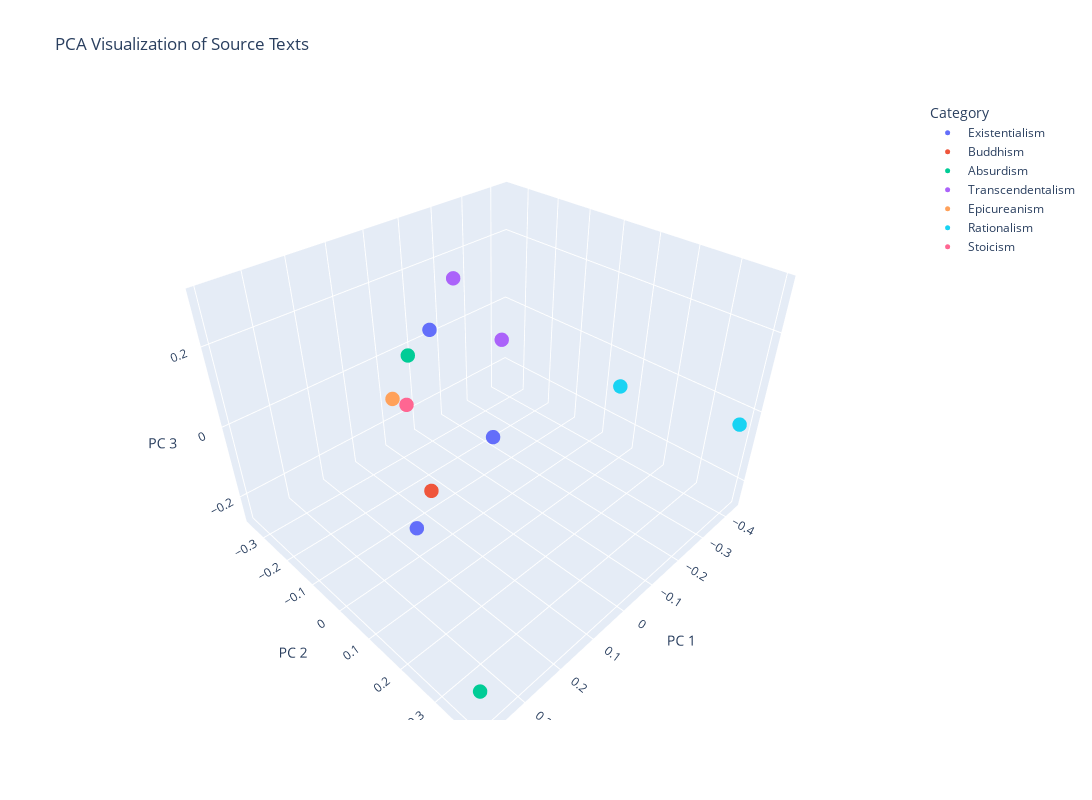

The cell this chart's notebook holds for it:
### Code cell
def plot_pca_3d(data, filename_to_category, title="PCA 3D Plot"):
    """
    Conducts PCA on a list of tensor vectors and plots the result in a 3D interactive chart.
    
    Args:
        data (dict): A dictionary with 'filename: tensor' pairs.
        filename_to_category (dict): A dictionary mapping filenames to categories (labels).
        title (str): The title of the plot.
    """
    # Aggregate tensors and metadata
    filenames = []
    categories = []
    tensors = []
    
    for filename, tensor in data.items():
        filenames.append(filename)
        categories.append(filename_to_category[filename])
        tensors.append(tensor.numpy())  # Convert to NumPy array for PCA

    # Stack tensors into a matrix for PCA
    tensor_matrix = np.stack(tensors)  # Shape: [num_files, 384]

    # Perform PCA to reduce dimensions to 3
    pca = PCA(n_components=3)
    pca_result = pca.fit_transform(tensor_matrix)  # Shape: [num_files, 3]

    # Create a DataFrame for plotting
    import pandas as pd
    plot_data = pd.DataFrame({
        'PC1': pca_result[:, 0],
        'PC2': pca_result[:, 1],
        'PC3': pca_result[:, 2],
        'Filename': filenames,
        'Category': categories
    })

    # Plot using Plotly for interactivity
    fig = px.scatter_3d(
        plot_data,
        x='PC1',
        y='PC2',
        z='PC3',
        color='Category',  # Color by category
        hover_name='Filename',  # Show filename on hover
        title=title
    )
    
    fig.update_traces(marker=dict(size=5))  # Adjust marker size
    fig.update_layout(
        scene=dict(
            xaxis_title='PC 1',
            yaxis_title='PC 2',
            zaxis_title='PC 3'
        ),
        width=1200,  # Set plot width
        height=800   # Set plot height
    )

    fig.show()


plot_pca_3d(data, filename_to_category, title="PCA Visualization of Source Texts")

### Figure 1 — Plotly figure (JSON) as saved in the notebook; plotly's stock layout.template omitted (floating-point values rounded to 4 significant figures)
{"data": [{"hovertemplate": "<b>%{hovertext}</b><br><br>Category=Existentialism<br>PC1=%{x}<br>PC2=%{y}<br>PC3=%{z}<extra></extra>", "hovertext": ["gpt_beauvoir.txt", "gpt_kierkegaard.txt", "gpt_nietzsche.txt"], "legendgroup": "Existentialism", "marker": {"color": "#636efa", "size": 5, "symbol": "circle"}, "mode": "markers", "name": "Existentialism", "scene": "scene", "showlegend": true, "type": "scatter3d", "x": [0.1607, 0.1848, -0.00341], "y": [0.03228, -0.02295, 0.02921], "z": [0.2995, -0.2162, -0.0343]}, {"hovertemplate": "<b>%{hovertext}</b><br><br>Category=Buddhism<br>PC1=%{x}<br>PC2=%{y}<br>PC3=%{z}<extra></extra>", "hovertext": ["gpt_buddhism.txt"], "legendgroup": "Buddhism", "marker": {"color": "#EF553B", "size": 5, "symbol": "circle"}, "mode": "markers", "name": "Buddhism", "scene": "scene", "showlegend": true, "type": "scatter3d", "x": [0.04837], "y": [-0.1339], "z": [-0.2599]}, {"hovertemplate": "<b>%{hovertext}</b><br><br>Category=Absurdism<br>PC1=%{x}<br>PC2=%{y}<br>PC3=%{z}<extra></extra>", "hovertext": ["gpt_camus.txt", "gpt_kafka.txt"], "legendgroup": "Absurdism", "marker": {"color": "#00cc96", "size": 5, "symbol": "circle"}, "mode": "markers", "name": "Absurdism", "scene": "scene", "showlegend": true, "type": "scatter3d", "x": [0.2568, 0.3909], "y": [0.08872, 0.3938], "z": [0.3105, -0.1734]}, {"hovertemplate": "<b>%{hovertext}</b><br><br>Category=Transcendentalism<br>PC1=%{x}<br>PC2=%{y}<br>PC3=%{z}<extra></extra>", "hovertext": ["gpt_emerson.txt", "gpt_thoreau.txt"], "legendgroup": "Transcendentalism", "marker": {"color": "#ab63fa", "size": 5, "symbol": "circle"}, "mode": "markers", "name": "Transcendentalism", "scene": "scene", "showlegend": true, "type": "scatter3d", "x": [-0.1561, -0.08616], "y": [-0.09574, -0.1777], "z": [0.09807, 0.2484]}, {"hovertemplate": "<b>%{hovertext}</b><br><br>Category=Epicureanism<br>PC1=%{x}<br>PC2=%{y}<br>PC3=%{z}<extra></extra>", "hovertext": ["gpt_epicureanism.txt"], "legendgroup": "Epicureanism", "marker": {"color": "#FFA15A", "size": 5, "symbol": "circle"}, "mode": "markers", "name": "Epicureanism", "scene": "scene", "showlegend": true, "type": "scatter3d", "x": [-0.01861], "y": [-0.3529], "z": [-0.1252]}, {"hovertemplate": "<b>%{hovertext}</b><br><br>Category=Rationalism<br>PC1=%{x}<br>PC2=%{y}<br>PC3=%{z}<extra></extra>", "hovertext": ["gpt_leibniz.txt", "gpt_spinoza.txt"], "legendgroup": "Rationalism", "marker": {"color": "#19d3f3", "size": 5, "symbol": "circle"}, "mode": "markers", "name": "Rationalism", "scene": "scene", "showlegend": true, "type": "scatter3d", "x": [-0.4318, -0.3596], "y": [0.3855, 0.1054], "z": [-0.03779, -0.03188]}, {"hovertemplate": "<b>%{hovertext}</b><br><br>Category=Stoicism<br>PC1=%{x}<br>PC2=%{y}<br>PC3=%{z}<extra></extra>", "hovertext": ["gpt_stoicism.txt"], "legendgroup": "Stoicism", "marker": {"color": "#FF6692", "size": 5, "symbol": "circle"}, "mode": "markers", "name": "Stoicism", "scene": "scene", "showlegend": true, "type": "scatter3d", "x": [0.01404], "y": [-0.2517], "z": [-0.07781]}], "layout": {"height": 800, "legend": {"title": {"text": "Category"}, "tracegroupgap": 0}, "scene": {"domain": {"x": [0, 1], "y": [0, 1]}, "xaxis": {"title": {"text": "PC 1"}}, "yaxis": {"title": {"text": "PC 2"}}, "zaxis": {"title": {"text": "PC 3"}}}, "title": {"text": "PCA Visualization of Source Texts"}, "width": 1200}}
